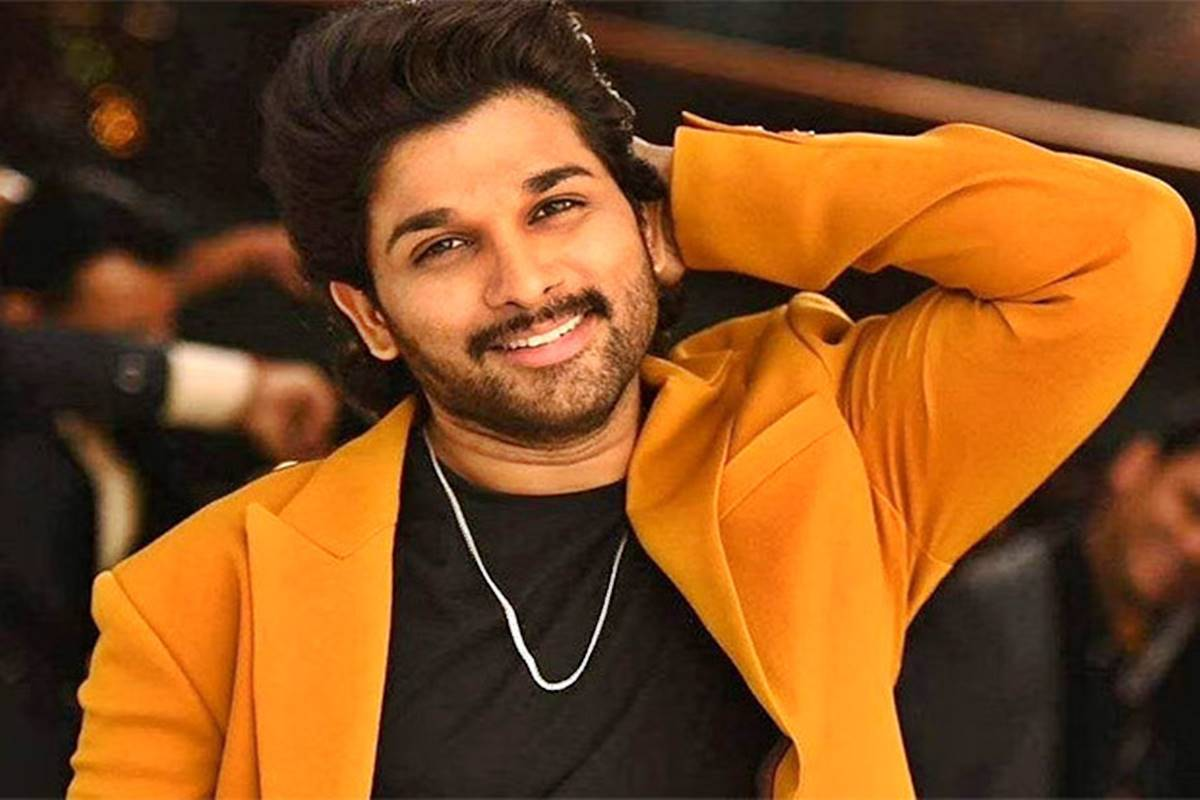
#> input picture AA.jpg, 1200 x 800 px, found by its file name
$ python cartoon_image_generator_with_opencv.py
#> lines starting #> are read from the running program, lines starting #| are printed output that depends on the picture; after the words box and inside, x2 and y2 are one past the last pixel; in counts of white or black regions, pixels touching at a corner belong together
# -*- coding: utf-8 -*-
"""Cartoon Image Generator with OpenCV.ipynb

Automatically generated by Colab.

Original file is located at
    https://colab.research.google.com/drive/1qarUGlUzDI03S0E7zLkHF9sEeY0ONLoi

##Import required libraries
"""

import cv2  # for image processing
import easygui  # to open the filebox
import numpy as np  # to store image
import imageio  # to read image stored at particular path
import sys
import matplotlib.pyplot as plt
import os
import tkinter as tk
from tkinter import filedialog
from tkinter import *
from PIL import ImageTk, Image

"""##Upload the Original Image"""

def upload(ImagePath):
  cartoonify(ImagePath)

def cartoonify(ImagePath):
    # Read the image
#> called with ImagePath = '/content/AA.jpg'
    originalImage = cv2.imread(ImagePath)
#> originalImage is the input picture: shape (800, 1200, 3); mean B, G, R 30.6, 76.6, 128.4
    originalImage = cv2.cvtColor(originalImage, cv2.COLOR_BGR2RGB)

    # Confirm that image is chosen
    if originalImage is None:
        print("Cannot find any image. Choose an appropriate file.")
        sys.exit()

    # Resize the image
    ReSized1 = cv2.resize(originalImage, (960, 540))
    plt.imshow(ReSized1)
    plt.title("Original Image")
    plt.axis("off")
    plt.show()

upload('/content/AA.jpg')

"""##Convert image to grayscale"""

def cartoonify(ImagePath):
    # Read the image
#> called with ImagePath = '/content/AA.jpg'
    originalImage = cv2.imread(ImagePath)
    originalImage = cv2.cvtColor(originalImage, cv2.COLOR_BGR2RGB)

    # Confirm that image is chosen
    if originalImage is None:
        print("Cannot find any image. Choose an appropriate file.")
        sys.exit()

    # Convert image to grayscale
    grayScaleImage = cv2.cvtColor(originalImage, cv2.COLOR_RGB2GRAY)
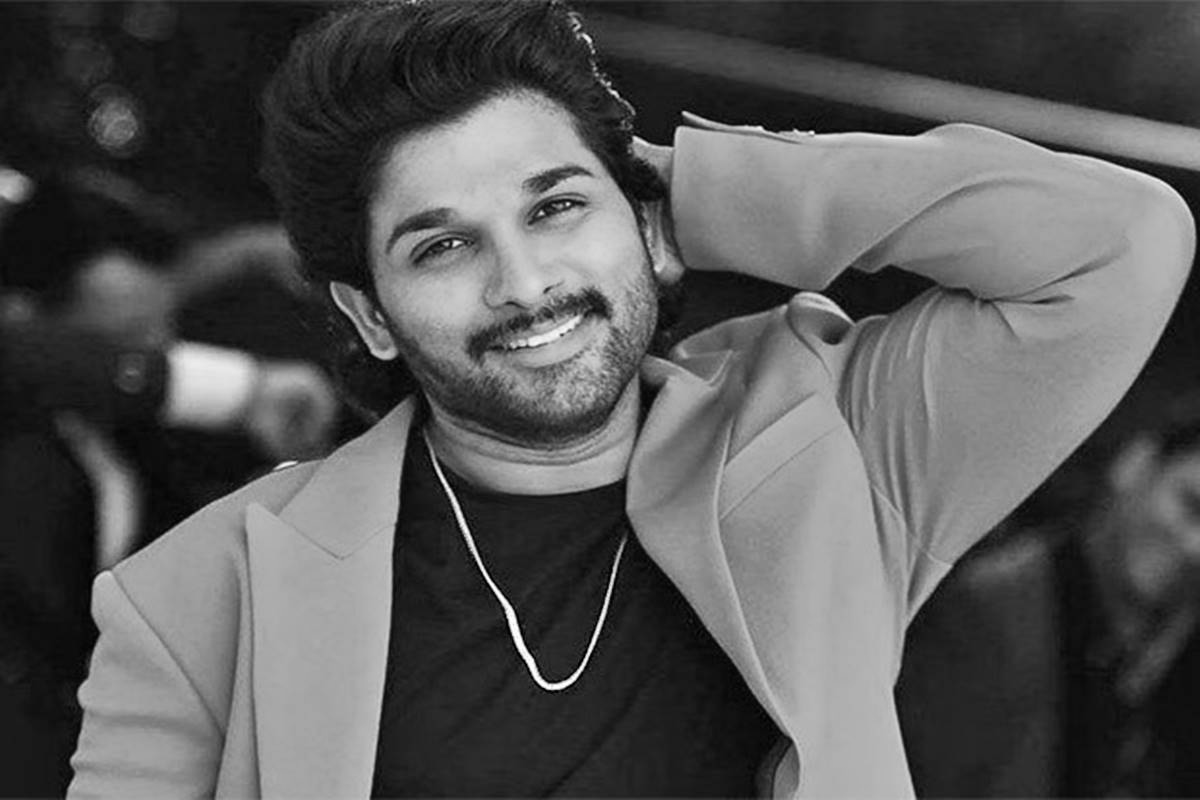
#> grayScaleImage: shape (800, 1200); min 0, max 255, mean 86.8
    ReSized2 = cv2.resize(grayScaleImage, (960, 540))
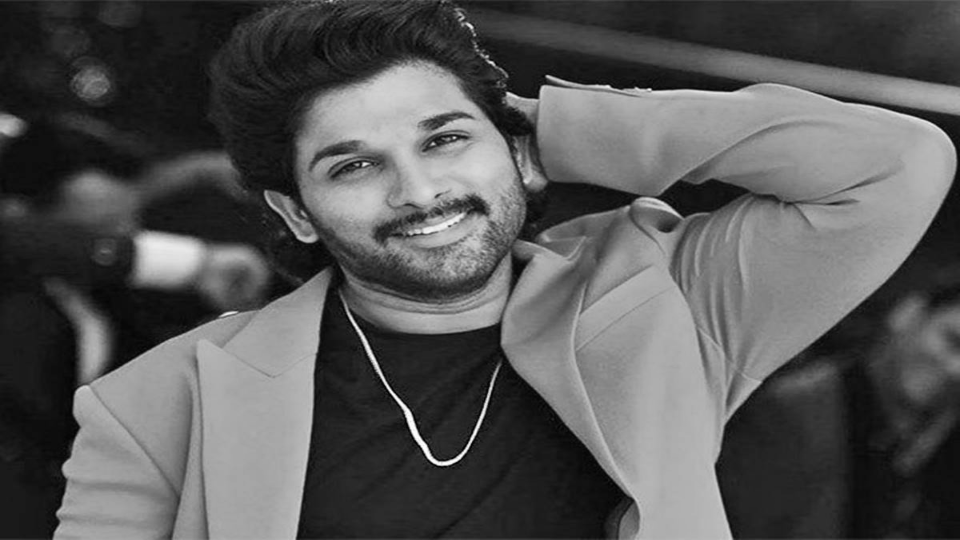
#> ReSized2: shape (540, 960); min 0, max 254, mean 86.7
    plt.imshow(ReSized2, cmap='gray')
    plt.title("Grayscale Image")
    plt.axis("off")
    plt.show()

upload('/content/AA.jpg')

"""###Applying median blur to smoothen an image"""

def cartoonify(ImagePath):
    # Read the image
#> called with ImagePath = '/content/AA.jpg'
    originalImage = cv2.imread(ImagePath)
    originalImage = cv2.cvtColor(originalImage, cv2.COLOR_BGR2RGB)

    # Confirm that image is chosen
    if originalImage is None:
        print("Cannot find any image. Choose an appropriate file.")
        sys.exit()

    # Convert image to grayscale
    grayScaleImage = cv2.cvtColor(originalImage, cv2.COLOR_RGB2GRAY)
    ReSized2 = cv2.resize(grayScaleImage, (960, 540))

    # Applying median blur to smoothen an image
    smoothGrayScale = cv2.medianBlur(grayScaleImage, 5)
    ReSized3 = cv2.resize(smoothGrayScale, (960, 540))
    plt.imshow(ReSized3, cmap='gray')
    plt.title("Smoothened Grayscale Image")
    plt.axis("off")
    plt.show()

upload('/content/AA.jpg')

"""##Retrieving edges using adaptive thresholding"""

def cartoonify(ImagePath):
    # Read the image
#> called with ImagePath = '/content/AA.jpg'
    originalImage = cv2.imread(ImagePath)
    originalImage = cv2.cvtColor(originalImage, cv2.COLOR_BGR2RGB)

    # Confirm that image is chosen
    if originalImage is None:
        print("Cannot find any image. Choose an appropriate file.")
        sys.exit()

    # Resize the image
    ReSized1 = cv2.resize(originalImage, (960, 540))

    # Convert image to grayscale
    grayScaleImage = cv2.cvtColor(originalImage, cv2.COLOR_RGB2GRAY)
    ReSized2 = cv2.resize(grayScaleImage, (960, 540))

    # Applying median blur to smoothen an image
    smoothGrayScale = cv2.medianBlur(grayScaleImage, 5)
    ReSized3 = cv2.resize(smoothGrayScale, (960, 540))


    # Retrieving edges for cartoon effect using adaptive thresholding
    getEdge = cv2.adaptiveThreshold(smoothGrayScale, 255,
                                    cv2.ADAPTIVE_THRESH_MEAN_C,
                                    cv2.THRESH_BINARY, 9, 9)
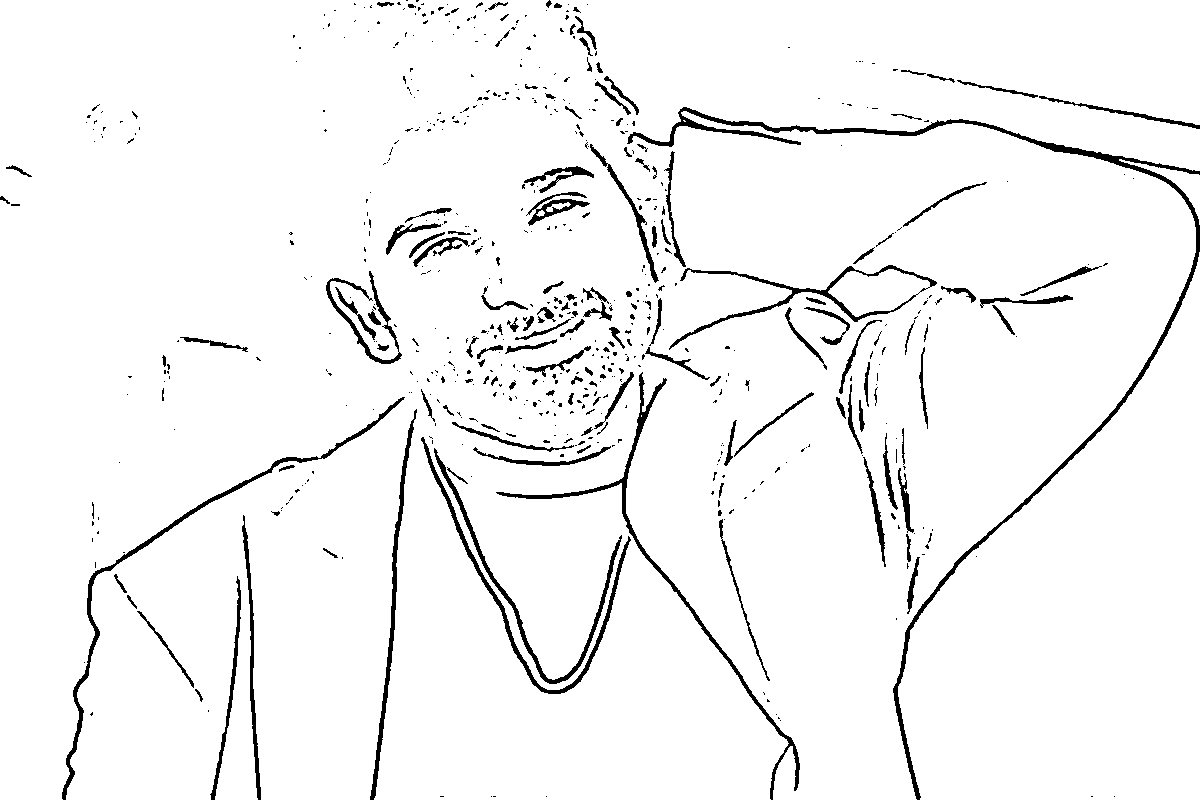
#> getEdge: shape (800, 1200); 95.8% white; 630 black regions (479 under 20 px), largest, box (x1, y1, x2, y2) and area: (627, 107, 1200, 800) 6460, (496, 372, 800, 800) 2728, (62, 397, 405, 800) 2418
    ReSized4 = cv2.resize(getEdge, (960, 540))
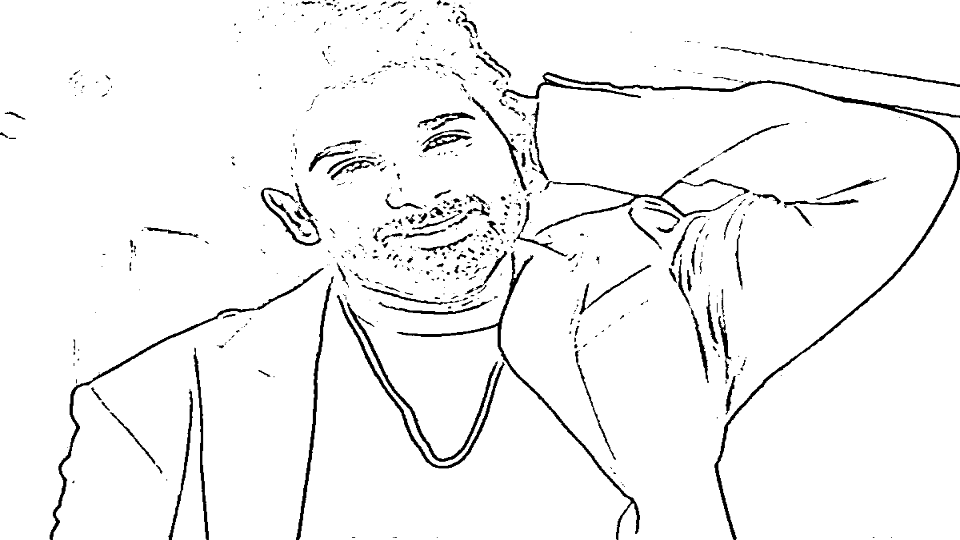
#> ReSized4: shape (540, 960); min 0, max 255, mean 244.2
    plt.imshow(ReSized4, cmap='gray')
    plt.title("Edges")
    plt.axis("off")
    plt.show()
upload('/content/AA.jpg')

"""##Applying bilateral filter to remove noise"""

def cartoonify(ImagePath):
    # Read the image
#> called with ImagePath = '/content/AA.jpg'
    originalImage = cv2.imread(ImagePath)
    originalImage = cv2.cvtColor(originalImage, cv2.COLOR_BGR2RGB)

    # Confirm that image is chosen
    if originalImage is None:
        print("Cannot find any image. Choose an appropriate file.")
        sys.exit()

    # Resize the image
    ReSized1 = cv2.resize(originalImage, (960, 540))

    # Convert image to grayscale
    grayScaleImage = cv2.cvtColor(originalImage, cv2.COLOR_RGB2GRAY)
    ReSized2 = cv2.resize(grayScaleImage, (960, 540))

    # Applying median blur to smoothen an image
    smoothGrayScale = cv2.medianBlur(grayScaleImage, 5)
    ReSized3 = cv2.resize(smoothGrayScale, (960, 540))


    # Retrieving edges for cartoon effect using adaptive thresholding
    getEdge = cv2.adaptiveThreshold(smoothGrayScale, 255,
                                    cv2.ADAPTIVE_THRESH_MEAN_C,
                                    cv2.THRESH_BINARY, 9, 9)
    ReSized4 = cv2.resize(getEdge, (960, 540))

    # Applying bilateral filter to remove noise and keep edges sharp
    colorImage = cv2.bilateralFilter(originalImage, 9, 300, 300)
    ReSized5 = cv2.resize(colorImage, (960, 540))
    plt.imshow(ReSized5, cmap='gray')
    plt.title("Bilateral Filter")
    plt.axis("off")
    plt.show()

upload('/content/AA.jpg')

"""##Masking edged image with our filtered color image"""

def cartoonify(ImagePath):
    # Read the image
#> called with ImagePath = '/content/AA.jpg'
    originalImage = cv2.imread(ImagePath)
    originalImage = cv2.cvtColor(originalImage, cv2.COLOR_BGR2RGB)

    # Confirm that image is chosen
    if originalImage is None:
        print("Cannot find any image. Choose an appropriate file.")
        sys.exit()

    # Resize the image
    ReSized1 = cv2.resize(originalImage, (960, 540))

    # Convert image to grayscale
    grayScaleImage = cv2.cvtColor(originalImage, cv2.COLOR_RGB2GRAY)
    ReSized2 = cv2.resize(grayScaleImage, (960, 540))

    # Applying median blur to smoothen an image
    smoothGrayScale = cv2.medianBlur(grayScaleImage, 5)
    ReSized3 = cv2.resize(smoothGrayScale, (960, 540))


    # Retrieving edges for cartoon effect using adaptive thresholding
    getEdge = cv2.adaptiveThreshold(smoothGrayScale, 255,
                                    cv2.ADAPTIVE_THRESH_MEAN_C,
                                    cv2.THRESH_BINARY, 9, 9)
    ReSized4 = cv2.resize(getEdge, (960, 540))

    # Applying bilateral filter to remove noise and keep edges sharp
    colorImage = cv2.bilateralFilter(originalImage, 9, 300, 300)
    ReSized5 = cv2.resize(colorImage, (960, 540))

    # Masking edged image with our filtered color image
    cartoonImage = cv2.bitwise_and(colorImage, colorImage, mask=getEdge)
    ReSized6 = cv2.resize(cartoonImage, (960, 540))
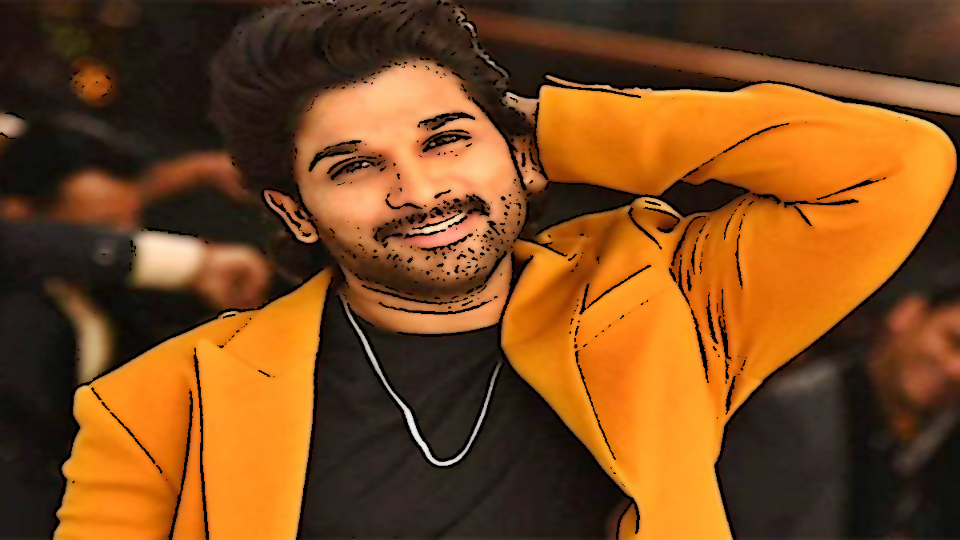
#> ReSized6: shape (540, 960, 3); mean R, G, B 123.5, 74.1, 29.4
    plt.imshow(ReSized6, cmap='gray')
    plt.title("Cartoon")
    plt.axis("off")
    plt.show()

upload('/content/AA.jpg')

"""##Plotting the whole transition & Save it"""

def cartoonify(ImagePath):
    # Read the image
#> called with ImagePath = '/content/AA.jpg'
    originalImage = cv2.imread(ImagePath)
    originalImage = cv2.cvtColor(originalImage, cv2.COLOR_BGR2RGB)

    # Confirm that image is chosen
    if originalImage is None:
        print("Cannot find any image. Choose an appropriate file.")
        sys.exit()

    # Resize the image
    ReSized1 = cv2.resize(originalImage, (960, 540))

    # Convert image to grayscale
    grayScaleImage = cv2.cvtColor(originalImage, cv2.COLOR_RGB2GRAY)
    ReSized2 = cv2.resize(grayScaleImage, (960, 540))

    # Applying median blur to smoothen an image
    smoothGrayScale = cv2.medianBlur(grayScaleImage, 5)
    ReSized3 = cv2.resize(smoothGrayScale, (960, 540))


    # Retrieving edges for cartoon effect using adaptive thresholding
    getEdge = cv2.adaptiveThreshold(smoothGrayScale, 255,
                                    cv2.ADAPTIVE_THRESH_MEAN_C,
                                    cv2.THRESH_BINARY, 9, 9)
    ReSized4 = cv2.resize(getEdge, (960, 540))

    # Applying bilateral filter to remove noise and keep edges sharp
    colorImage = cv2.bilateralFilter(originalImage, 9, 300, 300)
    ReSized5 = cv2.resize(colorImage, (960, 540))

    # Masking edged image with our filtered color image
    cartoonImage = cv2.bitwise_and(colorImage, colorImage, mask=getEdge)
    ReSized6 = cv2.resize(cartoonImage, (960, 540))

    # Plotting the whole transition
    images = [ReSized1, ReSized2, ReSized3, ReSized4, ReSized5, ReSized6]
    titles = ["Original", "Grayscale", "Smoothened", "Edges", "Filtered", "Cartoon"]

    fig, axes = plt.subplots(3, 2, figsize=(8, 8),
                             subplot_kw={'xticks': [], 'yticks': []},
                             gridspec_kw=dict(hspace=0.2, wspace=0.1))

    for i, ax in enumerate(axes.flat):
        ax.imshow(images[i], cmap='gray')
        ax.set_title(titles[i])

    plt.show()

    # Save the cartoon image
    output_path = '/content/cartoon_image.jpg'
    cv2.imwrite(output_path, cv2.cvtColor(cartoonImage, cv2.COLOR_RGB2BGR))
    print(f"Cartoon image saved at: {output_path}")

upload('/content/AA.jpg')
